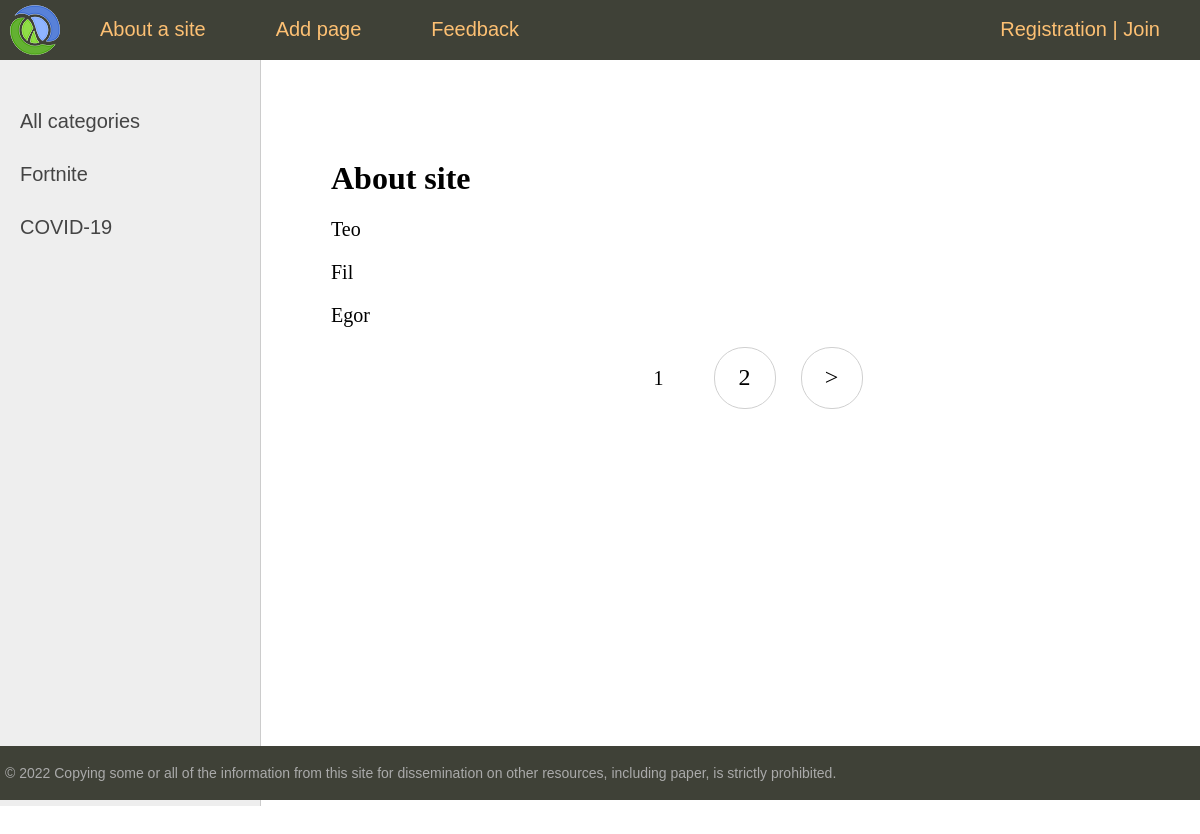
The page /about/ on the database its author committed.
### blog/models.py (models this page shows, shortened)
class Category(models.Model):
    name = models.CharField(max_length=100, db_index=True)
    slug = models.SlugField(max_length=255, unique=True, db_index=True, verbose_name="URL")

class News(models.Model):
    title = models.CharField(max_length=255)
    slug = models.SlugField(max_length=255, unique=True, db_index=True, verbose_name="URL")
    content = models.TextField(blank=True)
    photo = models.ImageField(upload_to="photos/%Y/%m/%d/")
    time_create = models.DateTimeField(auto_now_add=True)
    time_update = models.DateTimeField(auto_now=True)
    is_published = models.BooleanField(default=True)
    cat = models.ForeignKey('Category', on_delete=models.PROTECT)
    def __str__(self):
        return self.title
    class Meta:
        verbose_name = "Breaking new" # ! Changes in admin panel (name)
        verbose_name_plural = "Breaking news"  # ! Changes in admin panel (name)
        ordering = ["id"]

### blog/views.py (the view)
# urls.py: path('about/', about, name = 'about'),
def about(request):
    contact_list = News.objects.all()
    paginator = Paginator(contact_list, 3)
    page_number = request.GET.get('page')
    page_obj = paginator.get_page(page_number)
    return render(request, 'blog/about.html', {'page_obj': page_obj, 'menu': menu, 'title': 'About site '})

### blog/templatetags/blog_tags.py (called while the page is built)
@register.inclusion_tag("blog/list_categories.html")
def show_categories(sort=None, cat_selected=0):
    if not sort:
        cats = Category.objects.all()
    else:
        cats = Category.objects.order_by(sort)
    return {"cats": cats, "cat_selected": cat_selected}

### blog/templates/blog/about.html
{%extends 'blog/base.html'%}
{% block content%}
<h1>{{title}}</h1>
{% for contact in page_obj %}
<p> {{contact}} </p>
{% endfor %}
{% endblock %}

### blog/templates/blog/list_categories.html
	{% for c in cats %}
		{% if c.pk == cat_selected %}
			<li class="selected">{{c.name}}</li>
		{% else %}
			<li><a href="{{ p.get_absolute_url }}">{{c.name}}</a></li>
		{% endif %}
	{% endfor %}

### blog/static/blog/css/styles.css (style rules this page uses)
html, body { font-family: 'Arial'; margin: 0; padding: 0; height: 100%; width: 100%; color: #444; }
a { color: #0059b2; text-decoration: none; }
.left-chapters ul li { margin: 30px 0 0 0; color: #999; }
.left-chapters ul li a { color: #444; text-decoration: none; }
.content-text h1 { font-size: 32px; }

### rows shown on the page
Category: name "Fortnite"
Category: name "COVID-19"
News: title "Teo"
News: title "Fil"
News: title "Egor"

### other values the page prints
{{ m.title }} "About a site" "Add page" "Feedback"
{{ title }} "About site"
{{ p }} "1"
{{ p }} "2"
